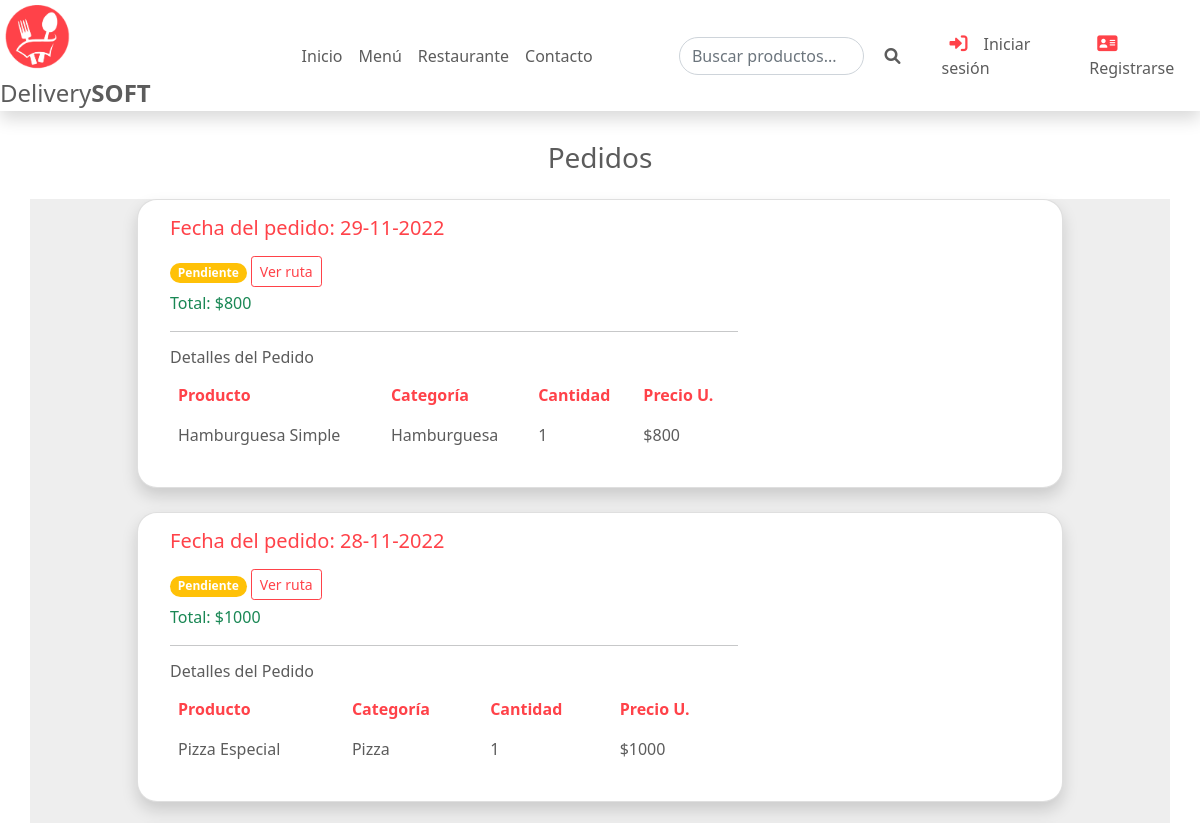
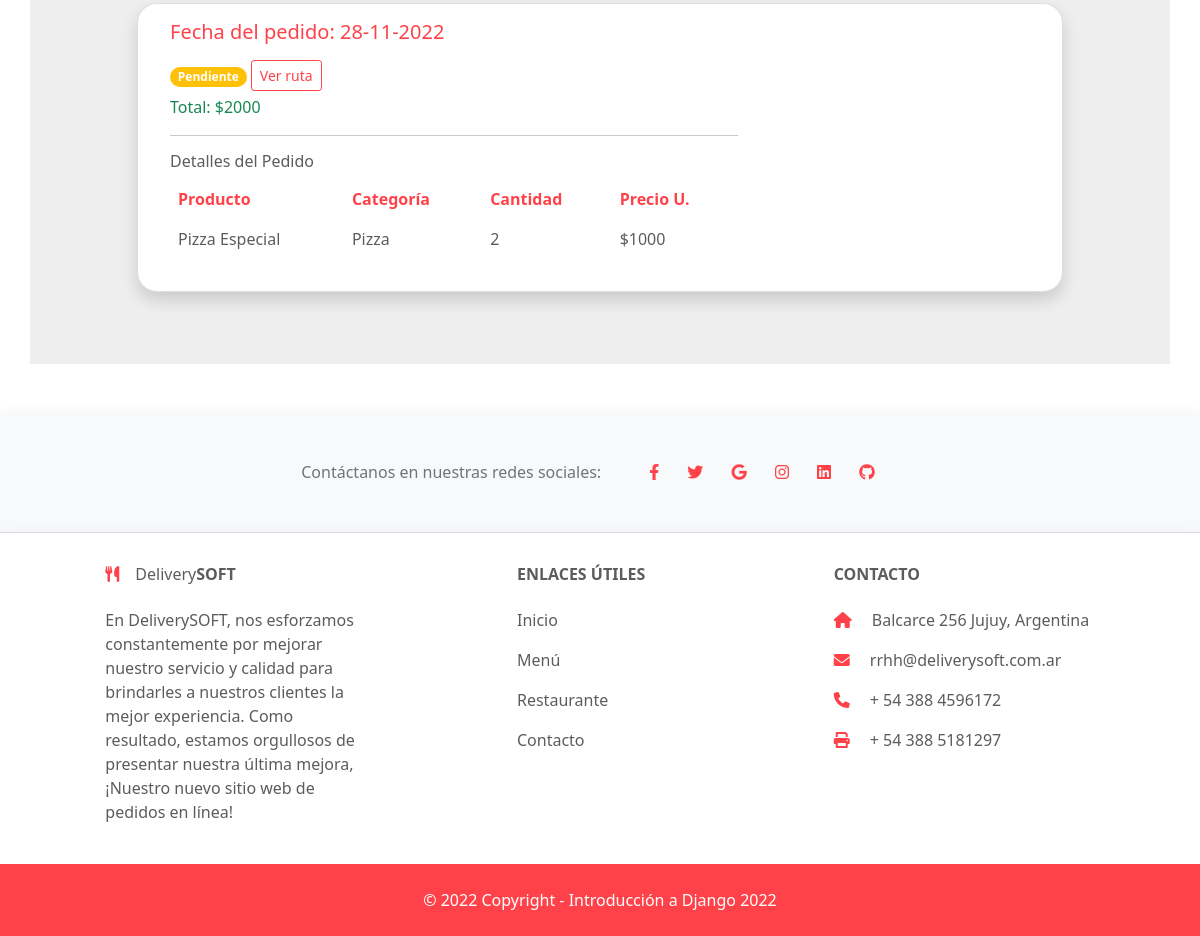
Page /pedidos/ on the committed database (2 pictures, top to bottom).
### delivery/models.py (models this page shows)
class DetallePedido(models.Model):
    amount = models.IntegerField()
    product = models.ForeignKey(Product, on_delete=models.CASCADE)
    pedido = models.ForeignKey(Pedido, on_delete=models.CASCADE, related_name="products")

### products/models.py (models this page shows, shortened)
class Product(models.Model):
    name = models.CharField(max_length=120)
    price = models.FloatField()
    description = models.TextField()
    image = models.CharField(max_length=200)
    category = models.ForeignKey(Category, on_delete=models.CASCADE)

class Category(models.Model):
    name = models.CharField(max_length=50)
    def __str__(self):
        return self.name

### delivery/views.py (the view)
# urls.py: path('pedidos/', views.PedidoAdminListView.as_view(), name='pedidos'),
class PedidoAdminListView(generic.ListView):
    model = Pedido
    context_object_name = 'pedidos'
    template_name='pedidos.html'
    def get_context_data(self, **kwargs):
        context = super().get_context_data(**kwargs)
        context = {
            "pedidos": list()
        }
        pedidos = Pedido.objects.filter(estado='p').order_by('-fecha')
        pedido = {}
        for p in pedidos:
            pedido = {
                "id": p.id,
                "fecha": p.fecha.strftime('%d-%m-%Y'),
                "ubicacion": p.ubicacion,
                "total": int(p.total),
                "estado": p.estado,
                "detalles": list()
            }
            detalles = DetallePedido.objects.filter(pedido = p)
            for d in detalles:
                d.product.price = int(d.product.price)
                pedido["detalles"].append(d)
            context["pedidos"].append(pedido)
            page_number = self.request.GET.get('page')
            paginator = Paginator(context["pedidos"], 4)
            page_obj = paginator.get_page(page_number)
            context["page_obj"] = page_obj
        return context

### templates/pedidos.html (shortened to what this page needs)
{% extends "base.html" %}
{% load static %}
{% block main %}
<div class="d-flex flex-column align-items-center m-3" >
    <h3 class="mx-3 title">Pedidos</h3>
</div>
<section class="container">
    <div class="row">
        <section class="h-100" style="background-color: #eee;">
            <div class="container p-0 h-100">
            <div class="row d-flex justify-content-center align-items-center">
                <div class="col-10 mb-5">
                    {% if page_obj %}
                        {% for pedido in page_obj %}
                        <div class="card mb-4 shadow" style="border-radius: 20px;" >
                            <div class="row g-0">
                              <div class="col-md-8">
                                <div class="card-body ml-3">
                                  <h5 class="card-title" style="color: #FF4249;"> Fecha del pedido: {{ pedido.fecha }} </h5>
                                  {% if pedido.estado == 'p' %}
                                        <span class="badge rounded-pill badge-warning my-2">Pendiente</span>
                                    {% else %}
                                        {% if pedido.estado == 'e' %}
                                            <span class="badge rounded-pill badge-success my-2">Entregado</span>
                                        {% else %}
                                            <span class="badge rounded-pill badge-primary my-2  ">En Camino</span>
                                        {% endif %}
                                    {% endif %}
                                <a href="/map/{{ pedido.id }}" class="product btn-sm mt-2" type="button">Ver ruta</a>
                                  <p class="card-text text-success" style="color: #5c5c5c;">Total: ${{ pedido.total }}</p>
                                  <hr>
                                  <h6 style="color: #5c5c5c;">Detalles del Pedido</h6>
                                    <table class="table table-borderless">
                                        <thead>
                                        <tr style="color: #FF4249;">
                                            <th scope="col">Producto</th>
                                            <th scope="col">Categoría</th>
                                            <th scope="col">Cantidad</th>
                                            <th scope="col">Precio U.</th>
                                        </tr>
                                        </thead>
                                        <tbody>
                                            {% for detalle in pedido.detalles %}
                                                <tr style="color: #5c5c5c;">
                                                    <td>{{detalle.product.name}}</td>
                                                    <td>{{detalle.product.category}}</td>
                                                    <td>{{ detalle.amount }}</td>
                                                    <td>${{ detalle.product.price }}</td>
                                                </tr>
                                            {% endfor %}
                                        </tbody>
                                    </table>
                                </div>
                              </div>
                            </div>
                          </div>
                        {% endfor %}
                    {% endif %}
                </div>
            </div>
            </div>
        </section>
    </div>
</section>
{% endblock %}

### templates/base.html (shortened to what this page needs)
<!DOCTYPE html>
<html lang="en">
<head>
    <link rel="stylesheet" href="https://stackpath.bootstrapcdn.com/bootstrap/4.5.2/css/bootstrap.min.css">
    {% load static %}
    <link href="{% static 'css/base.css' %}" rel="stylesheet">
    <link rel="stylesheet" href="https://cdnjs.cloudflare.com/ajax/libs/font-awesome/6.0.0/css/all.min.css">
    <link href="https://cdn.jsdelivr.net/npm/bootstrap@5.0.2/dist/css/bootstrap.min.css" rel="stylesheet">
    <link rel="stylesheet" type="text/css" href="{% static 'css/map.css' %}">
    <link rel="stylesheet" type="text/css" href="https://unpkg.com/leaflet@1.7.1/dist/leaflet.css">
    <link rel="stylesheet" type="text/css" href="{% static 'css/leaflet-routing-machine.css' %}" />
</head>
    <body>
        {% include "components/navbar.html" %}
        <main>
            {% block main %}
            {% endblock %}
        </main>
        {% include "components/footer.html" %}
    </body>
</html>

### templates/components/navbar.html (shortened to what this page needs)
{% load static %}
<nav class="navbar shadow p-0 mb-3 bg-body">
    <div class="navbar__search">
        <a class="link_logo" href="/"><img class="logo" src="{% static 'img/logo.png' %}" alt=""> Delivery<b>SOFT</b></a>
        {% if user.is_authenticated %}
            {% if user.is_admin %}
                <div class="navbar__links" style="width: 50%;">
                    <ul class="links">
                        <li><a class="link" href="/pedidos"><i class="fa-solid fa-map-location-dot icon_user"></i>Pedidos</a></li>
                        <li><a class="link" href="/products"><i class="fa-solid fa-burger icon_user"></i>Productos</a></li>
                        <li><a class="link" href="/auth/clients"><i class="fa-solid fa-user icon_user"></i>Clientes</a></li>
                    </ul>
                </div>
                <div class="btn-group">
                    <button type="button" class="login btn dropdown-toggle" data-bs-toggle="dropdown" aria-expanded="false" style="background-color: #FFF; color: #5c5c5c;">
                        <i class="fa-solid fa-circle-user icon_user"></i>{{ user.first_name }} {{ user.last_name }}
                    </button>
                    <ul class="dropdown-menu">
                        <li><a class="dropdown-item" href="/auth/perfil/{{user.id}}">Mi Perfil</a></li>
                        <li><a class="dropdown-item" href="#">Configuración</a></li>
                        <li><a class="dropdown-item" href="#">Ayuda</a></li>
                        <li><hr class="dropdown-divider"></li>
                        <li><a class="dropdown-item" href="/auth/logout">Cerrar sesión</a></li>
                    </ul>
                </div>
            {% else %}
                <div class="navbar__links">
                    <ul class="links">
                        <li><a class="link" href="/">Inicio</a></li>
                        <li><a class="link" href="/products/">Menú</a></li>
                        <li><a class="link" href="#">Restaurante</a></li>
                        <li><a class="link" href="#">Contacto</a></li>
                    </ul>
                </div>
                <a class="link" href="{% url 'mis_pedidos' %}"><i class="fa-solid fa-utensils icon_user"></i>Mis Pedidos</a>
                <form class="d-flex" role="search" action="/products/search" method="post">
                    {% csrf_token %}
                    <input name="search" class="form-control me-2 rounded-pill" type="search" placeholder="Buscar..." aria-label="Search">
                    <button class="search__form__button rounded-circle" type="submit"><i class="fa-solid fa-magnifying-glass"></i></button>
                </form>
                <div class="btn-group">
                    <button type="button" class="login btn dropdown-toggle" data-bs-toggle="dropdown" aria-expanded="false" style="background-color: #FFF; color: #5c5c5c;">
                        <i class="fa-solid fa-circle-user icon_user"></i>{{ user.first_name }} {{ user.last_name }}
                    </button>
                    <ul class="dropdown-menu">
                        <li><a class="dropdown-item" href="/auth/perfil">Mi Perfil</a></li>
                        <li><a class="dropdown-item" href="#">Configuración</a></li>
                        <li><a class="dropdown-item" href="#">Ayuda</a></li>
                        <li><hr class="dropdown-divider"></li>
                        <li><a class="dropdown-item" href="/auth/logout">Cerrar sesión</a></li>
                    </ul>
                </div>
                <a href="/cart" style="text-decoration: none">
                    <i class="fa-solid fa-cart-shopping icon_cart" style="position: absolute;"></i>
                    <div class="rounded-circle d-flex align-items-center justify-content-center shadow-1-strong"
                        style="width: 20px; height: 20px; position: relative; left: 15px; bottom: 14px; background-color: #3b5998;">
                        <p class="text-white text-sm mb-0 small">{{ user.cart.products.all.count }}</p>
                    </div>
                </a>
            {% endif %}
        {% else %}
            <div class="navbar__links">
                <ul class="links">
                    <li><a class="link" href="/">Inicio</a></li>
                    <li><a class="link" href="/products/">Menú</a></li>
                    <li><a class="link" href="#">Restaurante</a></li>
                    <li><a class="link" href="#">Contacto</a></li>
                </ul>
            </div>
            <form class="d-flex" role="search" action="/products/search" method="post">
                <input name="search" class="form-control me-2 rounded-pill" type="search" placeholder="Buscar productos..." aria-label="Search">
                <button class="search__form__button rounded-circle" type="submit"><i class="fa-solid fa-magnifying-glass"></i></button>
            </form>
            <a class="login" href="/auth/login"><i class="fa-solid fa-right-to-bracket mx-2 icon_user"></i>Iniciar sesión</a>
            <a class="login" href="/auth/signup"><i class="fa-solid fa-address-card mx-2 icon_user"></i>Registrarse</a>
        {% endif %}
    </div>
</nav>

### templates/components/footer.html
<footer class="text-center text-lg-start bg-light text-muted">
    <section class="d-flex justify-content-center p-5 mt-5 border-bottom shadow">
      <div class="me-5 d-none d-lg-block">
        <span>Contáctanos en nuestras redes sociales:</span>
      </div>
      <div>
        <a href="" class="me-4 text-reset" style="text-decoration: none;">
          <i class="fab fa-facebook-f icon_footer" ></i>
        </a>
        <a href="" class="me-4 text-reset" style="text-decoration: none;">
          <i class="fab fa-twitter icon_footer"></i>
        </a>
        <a href="" class="me-4 text-reset" style="text-decoration: none;">
          <i class="fab fa-google icon_footer"></i>
        </a>
        <a href="" class="me-4 text-reset" style="text-decoration: none;">
          <i class="fab fa-instagram icon_footer"></i>
        </a>
        <a href="" class="me-4 text-reset" style="text-decoration: none;">
          <i class="fab fa-linkedin icon_footer"></i>
        </a>
        <a href="" class="me-4 text-reset" style="text-decoration: none;">
          <i class="fab fa-github icon_footer"></i>
        </a>
      </div>
    </section>
    <section class="shadow" style="background-color: #FFF; color: #5c5c5c;">
      <div class="container text-center text-md-start pt-3" >
        <div class="row mt-3">
          <div class="col-md-3 col-lg-4 col-xl-3 mx-auto mb-4">
            <h6 class="mb-4">
              <i class="fa-solid fa-utensils me-3 icon_footer"></i></i>Delivery<b>SOFT</b>
            </h6>
            <p>
              En DeliverySOFT, nos esforzamos constantemente por mejorar nuestro servicio y calidad para brindarles a nuestros clientes
              la mejor experiencia. Como resultado, estamos orgullosos de presentar nuestra última mejora,
              ¡Nuestro nuevo sitio web de pedidos en línea!
            </p>
          </div>
          <div class="col-md-3 col-lg-2 col-xl-2 mx-auto mb-4">
            <h6 class="text-uppercase fw-bold mb-4">
              Enlaces útiles
            </h6>
            <p>
              <a href="#!" class="links_footer">Inicio</a>
            </p>
            <p>
              <a href="#!" class="links_footer">Menú</a>
            </p>
            <p>
              <a href="#!" class="links_footer">Restaurante</a>
            </p>
            <p>
              <a href="#!" class="links_footer">Contacto</a>
            </p>
          </div>
          <div class="col-md-4 col-lg-3 col-xl-3 mx-auto mb-md-0 mb-4">
            <h6 class="text-uppercase fw-bold mb-4">
              Contacto
            </h6>
            <p><i class="fas fa-home me-3 icon_footer"></i> Balcarce 256 Jujuy, Argentina</p>
            <p>
              <i class="fas fa-envelope me-3 icon_footer"></i>
              rrhh@deliverysoft.com.ar
            </p>
            <p><i class="fas fa-phone me-3 icon_footer"></i> + 54 388 4596172</p>
            <p><i class="fas fa-print me-3 icon_footer"></i> + 54 388 5181297</p>
          </div>
        </div>
      </div>
    </section>
    <div class="text-center p-4" style="background-color: #FF4249; color: #FFF;">
      © 2022 Copyright - Introducción a Django 2022
    </div>
</footer>

### rows in the picture
DetallePedido: product.name "Hamburguesa Simple", product.category "Hamburguesa", amount "1", product.price "800"
DetallePedido: product.name "Pizza Especial", product.category "Pizza", amount "1", product.price "1000"
DetallePedido: product.name "Pizza Especial", product.category "Pizza", amount "2", product.price "1000"

### other values in the picture
{{ pedido.fecha }} "29-11-2022" "28-11-2022" "28-11-2022"
{{ pedido.total }} "800" "1000" "2000"
